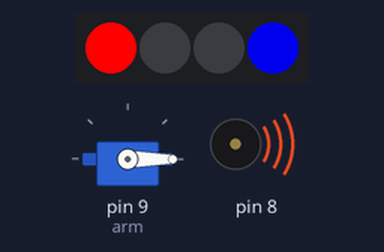
Bench run of a sketch on a simulated Arduino Uno, built with avr-gcc and run on an emulated ATmega328P. On the bench: servo, 4 RGB LEDs in strip order, left to right, buzzer (waves = sounding).

Above: at 0.1 s.
At 0.8 s:
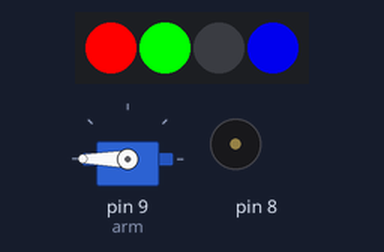
Timing chart, 0 to 2.3 s (numbered marks = the images above):
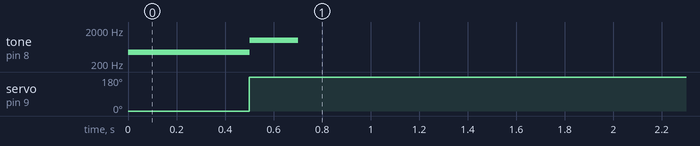

Measured:
- by itself, tone on pin 8: silent → 440 Hz at 0.00 s, → 1000 Hz 0.50 s later, → silent 0.20 s later
- by itself, servo on pin 9 (arm): 0° → 180° at 0.50 s

The sketch:

PicoParts.ino
```cpp
// Servo, tone and NeoPixel on the Raspberry Pi Pico, which arduino-pico
// drives through PIO state machines.
#include <Servo.h>
#include <Adafruit_NeoPixel.h>

Servo arm;
Adafruit_NeoPixel ring(4, 6, NEO_GRB + NEO_KHZ800);

void setup() {
  arm.attach(9, 544, 2400);
  ring.begin();
  arm.write(0);
  ring.setPixelColor(0, ring.Color(255, 0, 0));
  ring.setPixelColor(3, ring.Color(0, 0, 200));
  ring.show();
  tone(8, 440);
}

void loop() {
  delay(500);
  arm.write(180);
  noTone(8);
  ring.setPixelColor(1, ring.Color(0, 255, 0));
  ring.show();
  tone(8, 1000, 200);
  delay(1000000);
}
```
